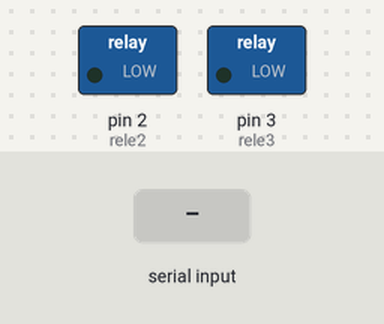
Recording of a sketch running on a simulated Arduino Uno, built with avr-gcc and run on an emulated ATmega328P. On the bench: switched loads named in the sketch (green lamp = pin HIGH). Inputs (shaded band) come from the test bench. Pins used as bus, display or sensor lines are not drawn; what the sketch prints to the serial monitor is not drawn.

Above: at 1.2 s.
1.3 s: "6" received over Serial
At 2.6 s:
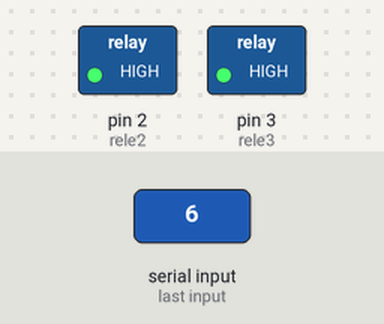
3.5 s: "4" received over Serial
At 4.9 s:
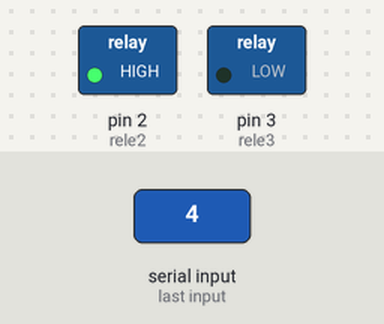
5.7 s: "5" received over Serial
At 7.2 s:
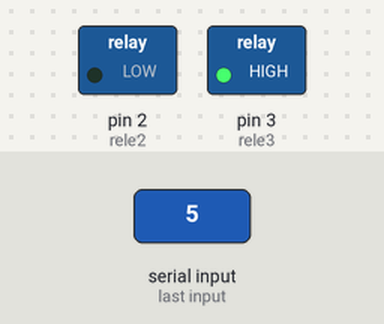
8.0 s: "3" received over Serial
At 9.5 s:
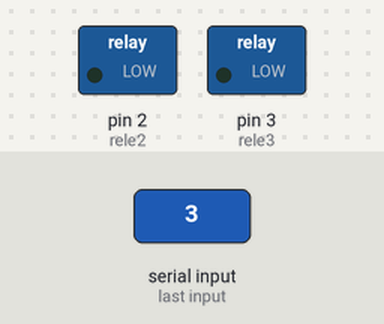
Timing chart, 0 to 11.0 s (numbered marks = the images above; inputs shaded):
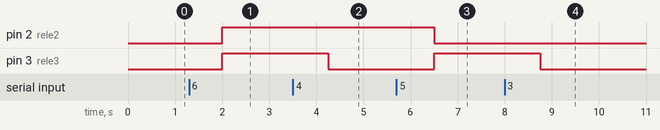

The sketch:

conversa_arduino_robo_qrCode.ino
```cpp
#define rele1 1
#define rele2 2
#define rele3 3
int controle = 0;
bool null;
int readBluetooth;


void setup() {
 Serial.begin(9600);
 pinMode(rele1, OUTPUT);
 pinMode(rele2, OUTPUT);
 pinMode(rele3, OUTPUT);
}

void loop() {
controleRobo();
delay(1000);
enviaInformacao();
delay(1000);

}


void controleRobo(){

    if(Serial.available()>0){//Verifica se algo chegou via Bluetooth
    readBluetooth=Serial.read();//Grava esse algo lido na variável
    Serial.write(readBluetooth);
      switch(readBluetooth){
      case '6':
        controleRele(1,1,1);
        controle = 1;
        break;
      case '4':
        controleRele(1,1,0);
        controle = 1;
        break;
      case '5':
        controleRele(1,0,1);
        controle = 1;
        break;
      case '3':
        controleRele(1,0,0);
        controle = 1;
        break;
      default:
        break;
      }
    }
}

void controleRele(bool saida1, bool saida2, bool saida3){
    digitalWrite(rele1, saida1);
    digitalWrite(rele2, saida2);
    digitalWrite(rele3, saida3);
 }

 void enviaInformacao(){
      if (controle == 1){
          Serial.write(201);
          Serial.write(highByte(controle));
          Serial.write(lowByte(controle));
          delay(250);
          controle = 0;
      }
 }
```

Measured:
- after the input at 1.3 s, pin 2 (rele2), pin 3 (rele3): LOW → HIGH after 0.70 s
- after the input at 3.5 s, pin 3 (rele3): HIGH → LOW after 0.75 s
- after the input at 5.7 s, pin 2 (rele2): HIGH → LOW after 0.80 s; pin 3 (rele3): LOW → HIGH after 0.80 s
- after the input at 8.0 s, pin 3 (rele3): HIGH → LOW after 0.75 s
